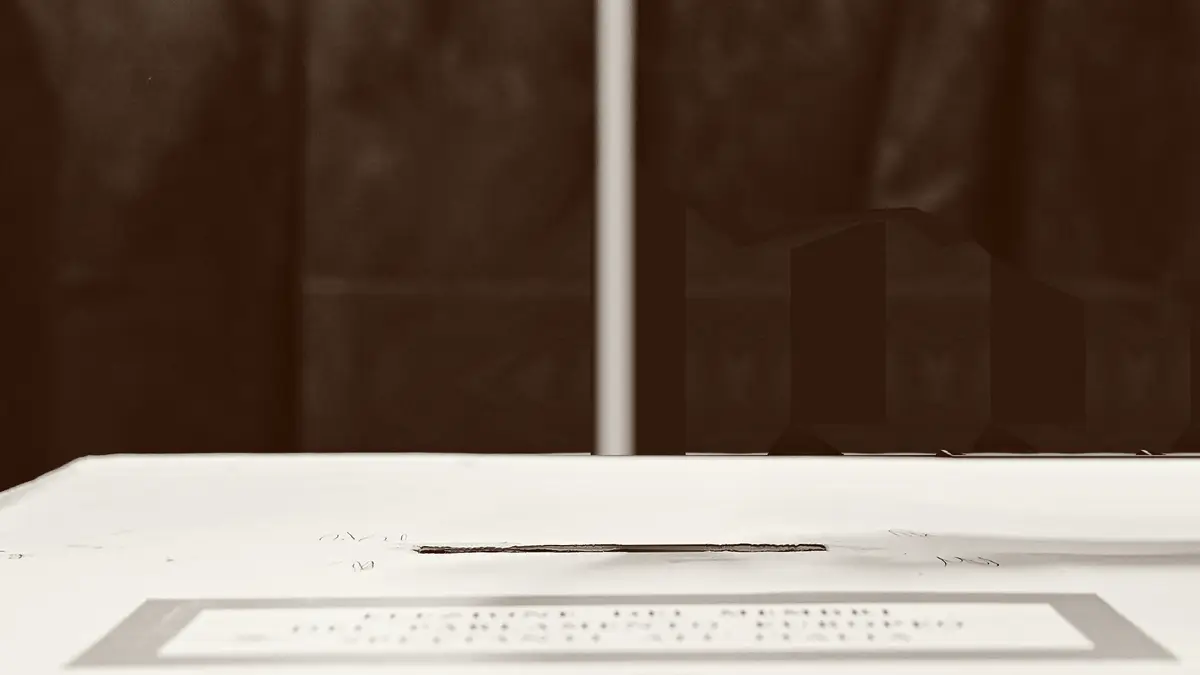
#> input picture prototipi/20-home/foto/e-fondo-16x9-1200.webp, 1200 x 675 px, given in place of seggio-originale.jpg, which was not available
$ python duotono.py .
#> lines starting #> are read from the running program, lines starting #| are printed output that depends on the picture
# Prototipo #20: duotono e ritagli delle due foto candidate per la copertina della home.
import sys, os
from PIL import Image, ImageOps
d = sys.argv[1]
foto = {
    # nome: (file, punto focale per i ritagli verticali, punto focale per i ritagli larghi)
    'seggio': ('seggio-originale.jpg', (0.22, 0.48), (0.50, 0.50)),
    'urna': ('urna-originale.jpg', (0.50, 0.40), (0.50, 0.42)),
}
tagli = {'4x5': 4/5, '2x3': 2/3, '16x9': 16/9, '21x9': 21/9}
def lum(v):  # luminanza relativa sRGB
    c = v / 255
    return c / 12.92 if c <= 0.03928 else ((c + 0.055) / 1.055) ** 2.4
CARTA = 0.2126*lum(0xFA) + 0.7152*lum(0xF8) + 0.0722*lum(0xF1)
for nome, (f, fv, fl) in foto.items():
    g = ImageOps.grayscale(Image.open(os.path.join(d, f)))
    duo = ImageOps.colorize(g, black='#271002', white='#FAF8F1')
    W, H = duo.size
#> W = 1200; H = 675
    for t, r in tagli.items():
        fx, fy = fv if r < 1 else fl
        if W / H > r: h = H; w = int(h * r)
        else: w = W; h = int(w / r)
        x = min(max(int(fx * W - w / 2), 0), W - w)
        y = min(max(int(fy * H - h / 2), 0), H - h)
        c = duo.crop((x, y, x + w, y + h))
        # contrasto del titolo in carta sul 10% più chiaro di tre zone a sinistra
        gl = c.convert('L')
        for zona, (y0, y1) in {'basso': (2/3, 1), 'centro': (1/3, 2/3), 'alto': (0, 1/3)}.items():
            z = sorted(gl.crop((0, int(y0*h), int(w*0.6), int(y1*h))).getdata())
            p90 = z[int(len(z)*0.9)]
            # il grigio p90 nel duotono: interpolazione lineare inchiostro->carta
            rgb = [a + (b - a) * p90 / 255 for a, b in ((0x27, 0xFA), (0x10, 0xF8), (0x02, 0xF1))]
            L = 0.2126*lum(rgb[0]) + 0.7152*lum(rgb[1]) + 0.0722*lum(rgb[2])
            print(f'{nome} {t} {zona}: contrasto {(CARTA+0.05)/(L+0.05):.1f}:1')
        for lw in (390, 780, 1200):
            if lw > w: continue
            im = c.resize((lw, round(lw / r)), Image.LANCZOS)
            for ext, kw in (('avif', {'quality': 50}), ('webp', {'quality': 72})):
                im.save(os.path.join(d, f'{nome}-{t}-{lw}.{ext}'), **kw)
#> this loop made 4 passes
#> pass 1, `c = duo.crop((x, y, x + w, y + h))`:
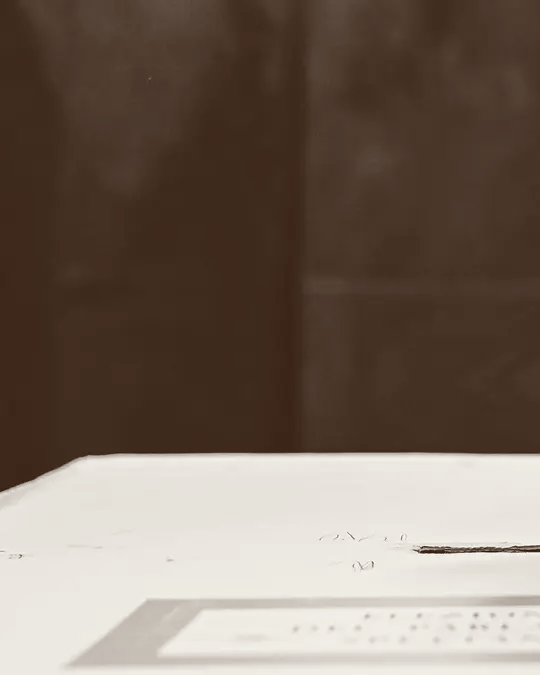
#> c: PIL image 540x675 RGB; mean R, G, B 121.1, 106.4, 95.2
#> pass 2, `c = duo.crop((x, y, x + w, y + h))`:
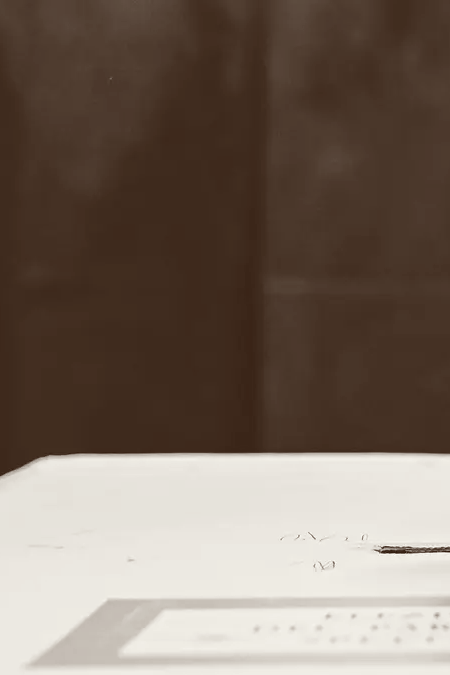
#> c: PIL image 450x675 RGB; mean R, G, B 121.8, 107.3, 96.1
#> after the loop:
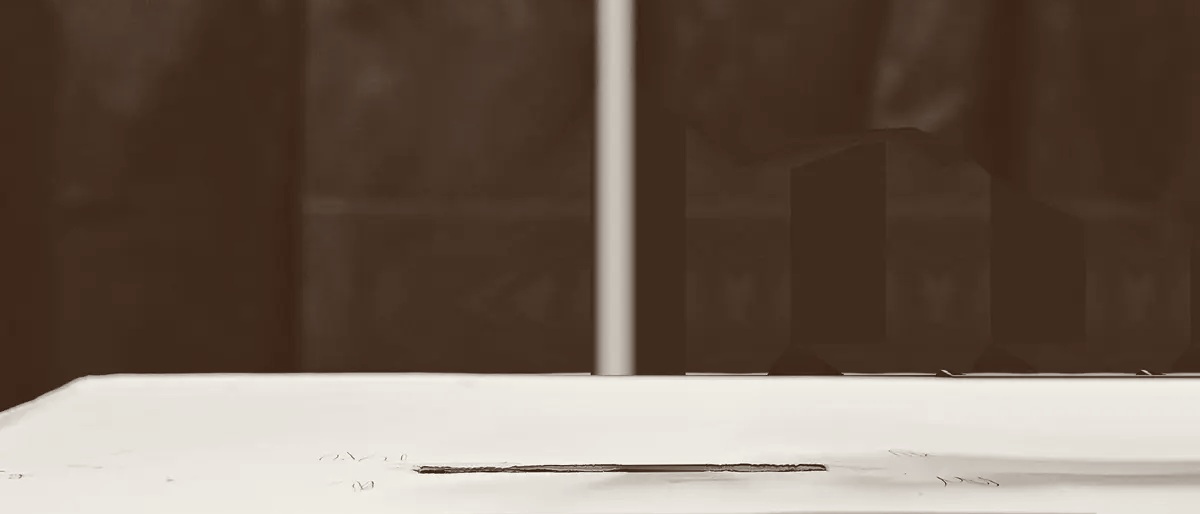
#> im: PIL image 1200x514 RGB; mean R, G, B 112.6, 97.1, 85.6
#> pass 2 of the loop `for nome, (f, fv, fl) in foto.items():`:
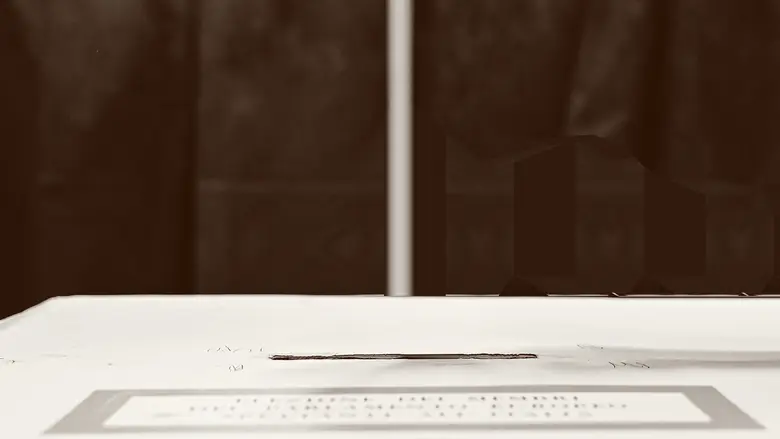
#> input picture prototipi/20-home/foto/e-fondo-16x9-780.webp, 780 x 439 px, given in place of urna-originale.jpg, which was not available
#> g: PIL image 780x439 L
#> duo: PIL image 780x439 RGB
#> the loop `for t, r in tagli.items():` made 4 passes
#> pass 1, `c = duo.crop((x, y, x + w, y + h))`:
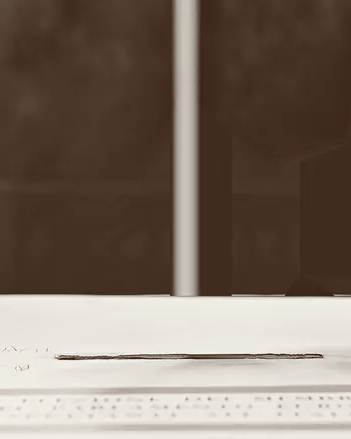
#> c: PIL image 351x439 RGB; mean R, G, B 125.5, 111.3, 100.2
#> after the loop `for t, r in tagli.items():`:
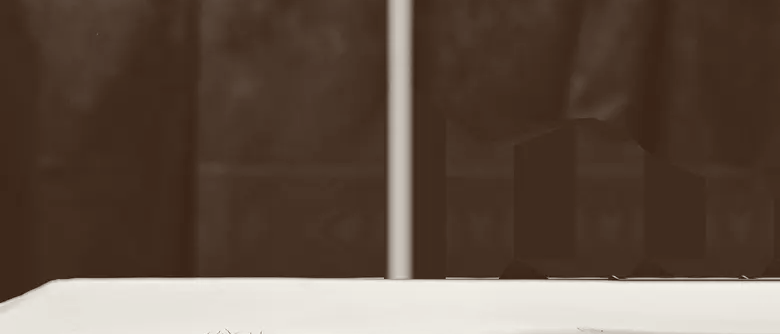
#> im: PIL image 780x334 RGB; mean R, G, B 97.4, 80.4, 68.3
